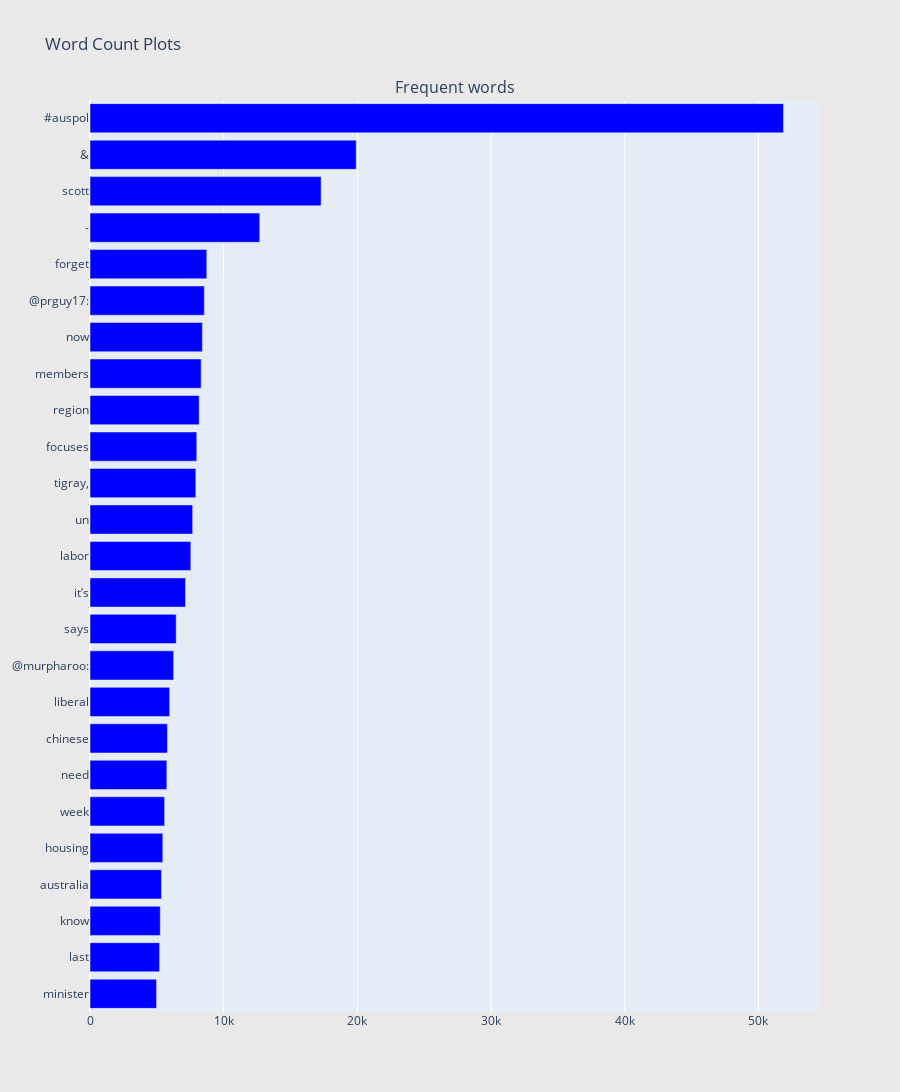

The notebook cell saved with this chart:
### Code cell
from collections import defaultdict
from plotly import tools
def generate_ngrams(text, n_gram=1):
    token = [token for token in text.lower().split(" ") if token != "" if token not in STOPWORDS]
    ngrams = zip(*[token[i:] for i in range(n_gram)])
    return [" ".join(ngram) for ngram in ngrams]

## custom function for horizontal bar chart ##
def horizontal_bar_chart(df, color):
    trace = go.Bar(
        y=df["word"].values[::-2],
        x=df["wordcount"].values[::-2],
        showlegend=False,
        orientation = 'h',
        marker=dict(
            color=color,
        ),
    )
    return trace


freq_dict = defaultdict(int)
for sent in tweets["text"]:
    for word in generate_ngrams(sent):
        freq_dict[word] += 1
fd_sorted = pd.DataFrame(sorted(freq_dict.items(), key=lambda x: x[1])[::-1])
fd_sorted.columns = ["word", "wordcount"]
trace0 = horizontal_bar_chart(fd_sorted.head(50), 'blue')


fig = tools.make_subplots(rows=1, cols=1, vertical_spacing=0.04,
                          subplot_titles=["Frequent words"
                                          ])
fig.append_trace(trace0, 1, 1)

fig['layout'].update(height=1200, width=900, paper_bgcolor='rgb(233,233,233)', title="Word Count Plots")
iplot(fig, filename='word-plots.html')

### Figure 1 — Plotly figure (JSON) as saved in the notebook; plotly's stock layout.template omitted (floating-point values rounded to 4 significant figures)
{"data": [{"marker": {"color": "blue"}, "orientation": "h", "showlegend": false, "type": "bar", "x": [4978, 5206, 5254, 5346, 5444, 5579, 5748, 5790, 5959, 6254, 6448, 7143, 7540, 7680, 7916, 7985, 8165, 8314, 8407, 8553, 8735, 12697, 17286, 19916, 51874], "xaxis": "x", "y": ["minister", "last", "know", "australia", "housing", "week", "need", "chinese", "liberal", "@murpharoo:", "says", "it’s", "labor", "un", "tigray,", "focuses", "region", "members", "now", "@prguy17:", "forget", "-", "scott", "&amp;", "#auspol"], "yaxis": "y"}], "layout": {"annotations": [{"font": {"size": 16}, "showarrow": false, "text": "Frequent words", "x": 0.5, "xanchor": "center", "xref": "paper", "y": 1, "yanchor": "bottom", "yref": "paper"}], "height": 1200, "paper_bgcolor": "rgb(233,233,233)", "title": {"text": "Word Count Plots"}, "width": 900, "xaxis": {"anchor": "y", "domain": [0, 1]}, "yaxis": {"anchor": "x", "domain": [0, 1]}}}
